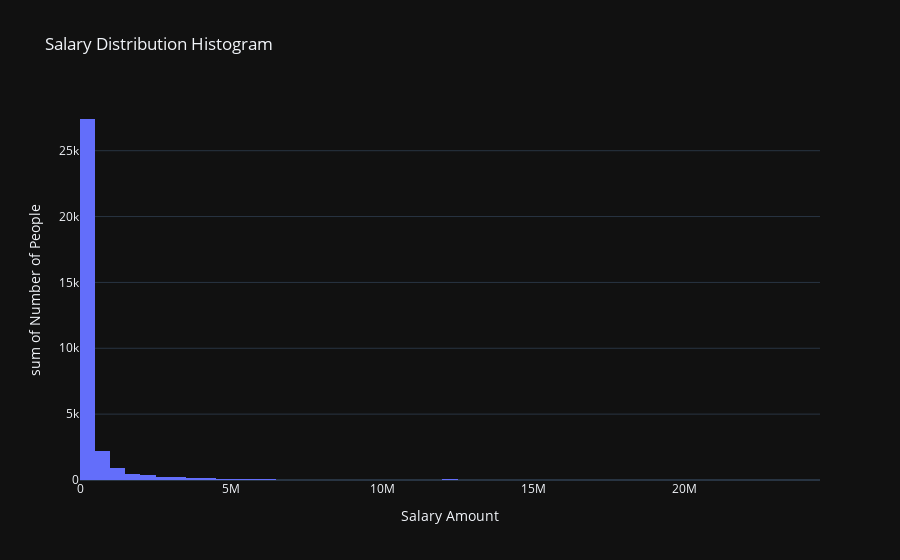
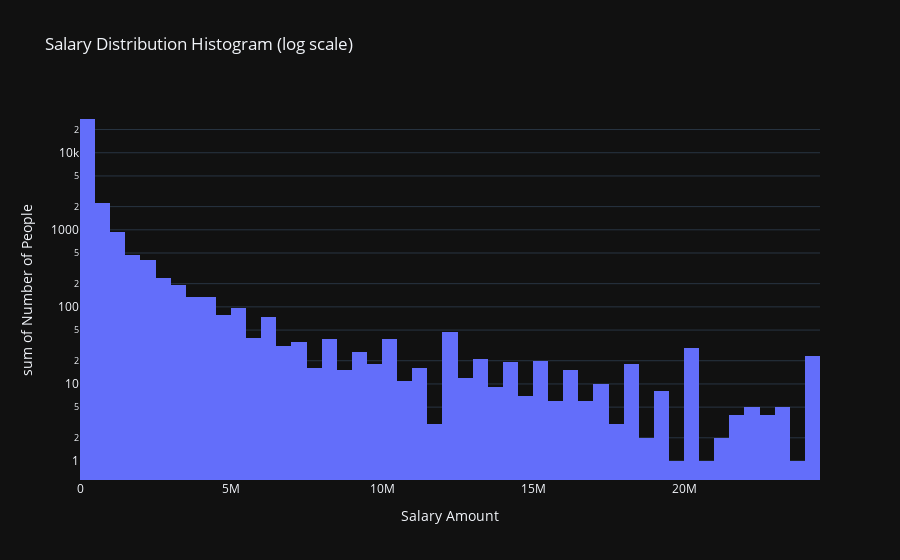

Write notebook code for charts like these, in order.
### Code cell
basic_info("TechEndorse")
basic_info("Country") # do keep this for later analysis
basic_info("Currency") # their salary is in this currency
basic_info("CompTotal") # salary! for a year?!
# CompTotal means total compensation, including bonus, etc, not just base salary
# so it is a numerical data
df['CompTotal'] = df['CompTotal'].fillna(0)

print(df['Currency'].unique())
# keep first 3 letters of the currency that is not null

df['Currency'] = df['Currency'].str[:3]
print(df['Currency'].value_counts())
# using gpt to get the currency to usd exchange rate
usd_avg_rates_2024 = {
    "AUD": 1.5158,     # Australian dollar
    "BRL": 5.3872,     # Brazilian real
    "CAD": 1.3699,     # Canadian dollar
    "CNY": 7.1957,     # Chinese Yuan Renminbi
    "DKK": 6.8955,     # Danish krone
    "EUR": 1.0820,     # European Euro
    "HKD": 7.8030,     # Hong Kong dollar
    "INR": 83.6566,    # Indian rupee
    "JPY": 151.4551,   # Japanese yen
    "MYR": 4.5747,     # Malaysian ringgit
    "MXN": 18.3062,    # Mexican peso
    "NZD": 1.6529,     # New Zealand dollar
    "NOK": 10.7574,    # Norwegian krone
    "SGD": 1.3363,     # Singapore dollar
    "ZAR": 18.3346,    # South African rand
    "KRW": 1363.4381,  # South Korean won
    "LKR": 301.6752,   # Sri Lankan rupee
    "SEK": 10.5744,    # Swedish krona
    "CHF": 0.8808,     # Swiss franc
    "TWD": 32.1064,    # New Taiwan dollar
    "THB": 35.2845,    # Thai baht
    "GBP": 1.2781,     # Pound sterling
    "VES": 38.3314     # Venezuelan bolivar
}
# convert all salary to usd
print(df[['CompTotal']].describe())
print(df['CompTotal'].max())

# there are some outliers, let's see how many are above 300000
# remove these outliers using quantile
#TODO apply currency conversion

df = df.loc[(df['CompTotal'] < df['CompTotal'].quantile(0.99)) & (df['CompTotal'] > df['CompTotal'].quantile(0.01))]
#remove salaries below 1000 usd per year ,remove larger than 300000 usd per year



# Example: df['CompTotal'].value_counts()
salary_counts = df['CompTotal'].value_counts()
import plotly.express as px
# Convert to DataFrame
df_salary = salary_counts.reset_index()
df_salary.columns = ['Salary', 'Count']
fig = px.histogram(
    df_salary,
    x='Salary',
    y='Count',
    nbins=100,  # Adjust bins for granularity
    title='Salary Distribution Histogram',
    labels={'Salary': 'Salary Amount', 'Count': 'Number of People'},
    log_y=False  # Log scale for better visibility
)

fig.show()
# Plot histogram (weighted by Count)
fig = px.histogram(
    df_salary,
    x='Salary',
    y='Count',
    nbins=100,  # Adjust bins for granularity
    title='Salary Distribution Histogram (log scale)',
    labels={'Salary': 'Salary Amount', 'Count': 'Number of People'},
    log_y=True  # Log scale for better visibility
)

fig.show()

### Figure 1 — Plotly figure (JSON) as saved in the notebook; plotly's stock layout.template omitted (floating-point values rounded to 4 significant figures; data arrays with more than 128 entries replaced by an {"elided": "..."} marker saying what was removed)
{"data": [{"bingroup": "x", "histfunc": "sum", "hovertemplate": "Salary Amount=%{x}<br>sum of Number of People=%{y}<extra></extra>", "legendgroup": "", "marker": {"color": "#636efa", "pattern": {"shape": ""}}, "name": "", "nbinsx": 100, "orientation": "v", "showlegend": false, "x": {"elided": "3052 float values"}, "xaxis": "x", "y": {"elided": "3052 int values"}, "yaxis": "y", "type": "histogram"}], "layout": {"xaxis": {"anchor": "y", "domain": [0.0, 1.0], "title": {"text": "Salary Amount"}}, "yaxis": {"anchor": "x", "domain": [0.0, 1.0], "title": {"text": "sum of Number of People"}}, "legend": {"tracegroupgap": 0}, "title": {"text": "Salary Distribution Histogram"}, "barmode": "relative"}}

### Figure 2 — Plotly figure (JSON) as saved in the notebook; plotly's stock layout.template omitted (floating-point values rounded to 4 significant figures; data arrays with more than 128 entries replaced by an {"elided": "..."} marker saying what was removed)
{"data": [{"bingroup": "x", "histfunc": "sum", "hovertemplate": "Salary Amount=%{x}<br>sum of Number of People=%{y}<extra></extra>", "legendgroup": "", "marker": {"color": "#636efa", "pattern": {"shape": ""}}, "name": "", "nbinsx": 100, "orientation": "v", "showlegend": false, "x": {"elided": "3052 float values"}, "xaxis": "x", "y": {"elided": "3052 int values"}, "yaxis": "y", "type": "histogram"}], "layout": {"xaxis": {"anchor": "y", "domain": [0.0, 1.0], "title": {"text": "Salary Amount"}}, "yaxis": {"anchor": "x", "domain": [0.0, 1.0], "title": {"text": "sum of Number of People"}, "type": "log"}, "legend": {"tracegroupgap": 0}, "title": {"text": "Salary Distribution Histogram (log scale)"}, "barmode": "relative"}}
